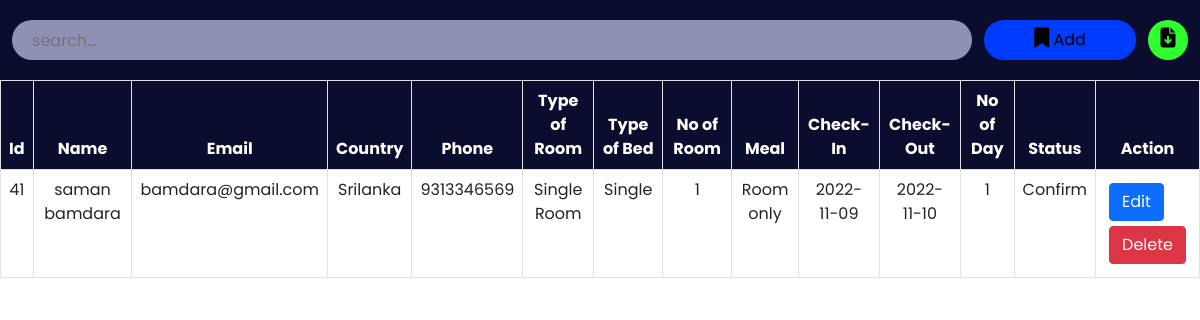
The page /admin/roombook.php on the database its author committed.
### tables this page shows
CREATE TABLE `roombook` (
  `id` int(10) NOT NULL,
  `Name` varchar(50) NOT NULL,
  `Email` varchar(50) NOT NULL,
  `Country` varchar(30) NOT NULL,
  `Phone` varchar(30) NOT NULL,
  `RoomType` varchar(30) NOT NULL,
  `Bed` varchar(30) NOT NULL,
  `Meal` varchar(30) NOT NULL,
  `NoofRoom` varchar(30) NOT NULL,
  `cin` date NOT NULL,
  `cout` date NOT NULL,
  `nodays` int(50) NOT NULL,
  `stat` varchar(30) NOT NULL
);

### admin/roombook.php (the view, shortened to what this page needs)
<?php
include '../config.php';
?>
<!DOCTYPE html>
<html lang="en">
<head>
    <link href="https://cdn.jsdelivr.net/npm/bootstrap@5.0.2/dist/css/bootstrap.min.css" rel="stylesheet">
    <link rel="stylesheet" href="https://cdnjs.cloudflare.com/ajax/libs/font-awesome/6.2.0/css/all.min.css" />
    <link rel="stylesheet" href="./css/roombook.css">
</head>
<body>
    <div class="searchsection">
        <input type="text" name="search_bar" id="search_bar" placeholder="search..." onkeyup="searchFun()">
        <button class="adduser" id="adduser" onclick="adduseropen()"><i class="fa-solid fa-bookmark"></i> Add</button>
        <form action="./exportdata.php" method="post">
            <button class="exportexcel" id="exportexcel" name="exportexcel" type="submit"><i class="fa-solid fa-file-arrow-down"></i></button>
        </form>
    </div>
    <div class="roombooktable" class="table-responsive-xl">
        <?php
            $roombooktablesql = "SELECT * FROM roombook";
            $roombookresult = mysqli_query($conn, $roombooktablesql);
        ?>
        <table class="table table-bordered" id="table-data">
            <thead>
                <tr>
                    <th scope="col">Id</th>
                    <th scope="col">Name</th>
                    <th scope="col">Email</th>
                    <th scope="col">Country</th>
                    <th scope="col">Phone</th>
                    <th scope="col">Type of Room</th>
                    <th scope="col">Type of Bed</th>
                    <th scope="col">No of Room</th>
                    <th scope="col">Meal</th>
                    <th scope="col">Check-In</th>
                    <th scope="col">Check-Out</th>
                    <th scope="col">No of Day</th>
                    <th scope="col">Status</th>
                    <th scope="col" class="action">Action</th>
                </tr>
            </thead>
            <tbody>
            <?php
            while ($res = mysqli_fetch_array($roombookresult)) {
            ?>
                <tr>
                    <td><?php echo $res['id'] ?></td>
                    <td><?php echo $res['Name'] ?></td>
                    <td><?php echo $res['Email'] ?></td>
                    <td><?php echo $res['Country'] ?></td>
                    <td><?php echo $res['Phone'] ?></td>
                    <td><?php echo $res['RoomType'] ?></td>
                    <td><?php echo $res['Bed'] ?></td>
                    <td><?php echo $res['NoofRoom'] ?></td>
                    <td><?php echo $res['Meal'] ?></td>
                    <td><?php echo $res['cin'] ?></td>
                    <td><?php echo $res['cout'] ?></td>
                    <td><?php echo $res['nodays'] ?></td>
                    <td><?php echo $res['stat'] ?></td>
                    <td class="action">
                        <a href="roombookedit.php?id=<?php echo $res['id'] ?>"><button class="btn btn-primary">Edit</button></a>
                        <a href="roombookdelete.php?id=<?php echo $res['id'] ?>"><button class='btn btn-danger'>Delete</button></a>
                    </td>
                </tr>
            <?php
            }
            ?>
            </tbody>
        </table>
    </div>
</body>
</html>

### admin/css/roombook.css (style rules this page uses)
:root { --bg-text-shadow: 0 2px 4px rgb(13 0 77 / 8%), 0 3px 6px rgb(13 0 77 / 8%), 0 8px 16px rgb(13 0 77 / 8%); --bg-box-shadow: 0px 0px 20px 6px rgba(26, 30, 164, 0.31); }
body { background-color: #ffff; }
* { margin: 0; padding: 0; font-family: 'Poppins', sans-serif; }
i { font-size: 20px; }
.searchsection { height: 80px; width: 100%; display: flex; justify-content: space-evenly; align-items: center; background-color: #0a0d2d; position: fixed; z-index: 500; }
#search_bar { height: 40px; width: 80%; border: none; background-color: rgba(195, 198, 233, 0.714); padding-left: 20px; border-radius: 30px; }
#adduser { height: 40px; background-color: rgb(0, 59, 254); border: none; border-radius: 30px; padding: 0 50px; }
.exportexcel { height: 40px; width: 40px; background-color: rgb(47, 255, 47); border: none; border-radius: 50%; }
a { color: black; }
.roombooktable { position: absolute; color: #0a0d2d; margin-top: 80px; width: 100%; height: 100vh; padding-bottom: 900px; }
.roombooktable thead { background-color: #0a0d2d; color: white; text-align: center; }
.roombooktable tbody { text-align: center; }
.action a { text-decoration: none; }
.action button { display: flex; flex-wrap: wrap; margin: 5px; }

### rows shown on the page
roombook: id "41", Name "saman bamdara", Email "bamdara@gmail.com", Country "Srilanka", Phone "9313346569", RoomType "Single Room", Bed "Single", NoofRoom "1", Meal "Room only", cin "2022-11-09", cout "2022-11-10", nodays "1", stat "Confirm"
